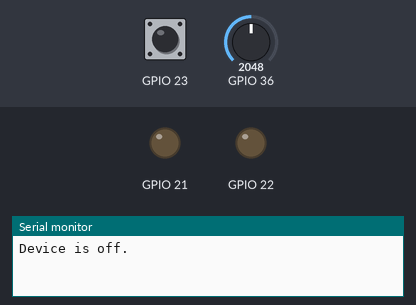
Simulated run of this sketch. Board: ESP32. Parts: output pins drawn as LEDs (lit = HIGH), the last lines printed to the serial monitor. The test bench sets the inputs (shaded band); at power-on: GPIO 23 HIGH, GPIO 36 = 2048. WiFi joins after 1.5 s; servers stay silent unless stated.

Above: at 3.0 s.
3.1 s: GPIO 23 pulled LOW for 0.15 s
At 4.6 s:
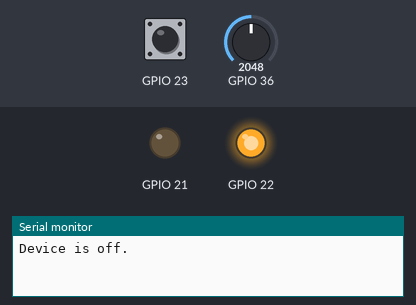
5.3 s: GPIO 36 set to 420
7.0 s: GPIO 36 set to 358
At 8.8 s:
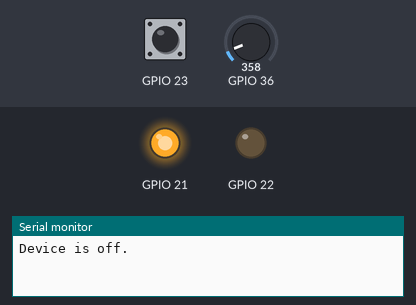
10.8 s: GPIO 23 pulled LOW for 1 s
At 12.2 s:
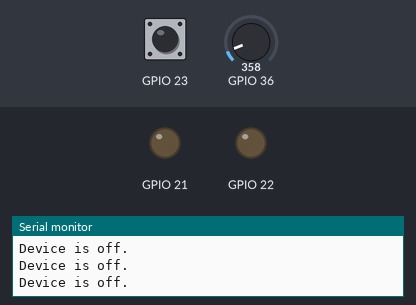
13.3 s: GPIO 23 pulled LOW for 3.2 s
At 14.5 s:
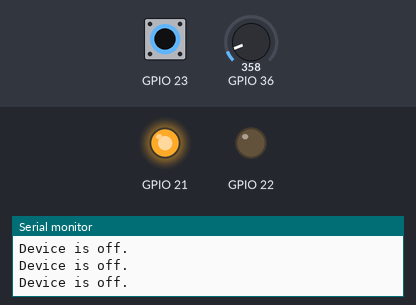
Timing chart, 0 to 16.3 s (numbered marks = the images above; inputs shaded):
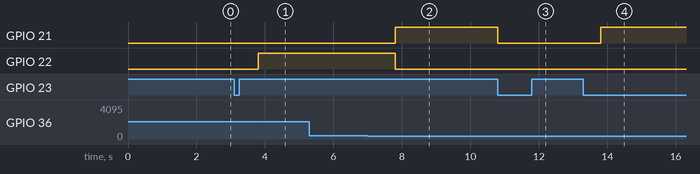

The sketch:

temp_and_blynk.ino
```cpp
/*************************************************************

  This is a simple demo of sending and receiving some data.
  Be sure to check out other examples!
 *************************************************************/

/* Fill-in information from Blynk Device Info here */
#define BLYNK_TEMPLATE_ID "*********"
#define BLYNK_TEMPLATE_NAME "Quickstart Template"
#define BLYNK_AUTH_TOKEN "*INSERT UR OWN*"

/* Comment this out to disable prints and save space */
#define BLYNK_PRINT Serial


#include <WiFi.h>
#include <WiFiClient.h>
#include <BlynkSimpleEsp32.h>

// Your WiFi credentials.
// Set password to "" for open networks.
char ssid[] = "esp32-project";
char pass[] = "*********";

BlynkTimer timer;

float currentTemp;
float setTemp;
bool active = false;

int ON = 1;
int OFF = 0;


void IRAM_ATTR isr() {
  if (active == false) {
    active = true;
  } else if (active == true) {
    active = false;
  }
}

// This function is called every time the device is connected to the Blynk.Cloud
BLYNK_CONNECTED() {
  Blynk.syncVirtual(V1);
}

// This function sends temperature data every second to Virtual Pin 0.
void temperature() {

  // read the millivolts value for pin 36:
  float analogVolts = analogReadMilliVolts(36);

  float celcius = (analogVolts - 500) / 10;

  currentTemp = (celcius * 1.8) + 32.0;

  // You can send any value at any time.
  // Please don't send more that 10 values per second.
  Blynk.virtualWrite(V0, currentTemp);

  // Serial.println("Grabbing set temp from temperature func: ");
  // Serial.println(setTemp);

  if (active == false) {
    Serial.println("Device is off.");

      Blynk.virtualWrite(V2, OFF);
      Blynk.virtualWrite(V3, OFF);

      //Serial.println("Turning on Heater");

      digitalWrite(21, LOW);
      digitalWrite(22, LOW);
  } else {
    if (currentTemp < setTemp) {
      Blynk.virtualWrite(V2, ON);
      Blynk.virtualWrite(V3, OFF);

      //Serial.println("Turning on Heater");

      digitalWrite(21, HIGH);
      digitalWrite(22, LOW);
    } else {
      Blynk.virtualWrite(V2, OFF);
      Blynk.virtualWrite(V3, ON);

      //Serial.println("Turning on AC");

      digitalWrite(21, LOW);
      digitalWrite(22, HIGH);
    }
  }
}


// Get the temperature value set from Blynk
BLYNK_WRITE(V1) {
  float newTemp = param.asFloat();
  String text = "Thermostat received temperature of: ";
  String finalout = text + setTemp;

  Serial.println(finalout);

  setTemp = newTemp;
}

void setup() {
  // Debug console
  Serial.begin(115200);

  pinMode(23, INPUT_PULLUP);

  attachInterrupt(23, isr, FALLING);

  Blynk.begin(BLYNK_AUTH_TOKEN, ssid, pass);
  // You can also specify server:
  //Blynk.begin(BLYNK_AUTH_TOKEN, ssid, pass, "blynk.cloud", 80);
  //Blynk.begin(BLYNK_AUTH_TOKEN, ssid, pass, IPAddress(192,168,1,100), 8080);

  // Setup a function to be called every second
  timer.setInterval(1000L, temperature);

  pinMode(21, OUTPUT);
  pinMode(22, OUTPUT);
}

void loop() {

  Blynk.run();
  timer.run();
  // You can inject your own code or combine it with other sketches.
  // Check other examples on how to communicate with Blynk. Remember
  // to avoid delay() function!
}
```

Measured:
- the behaviour switches between 401 and 400 on GPIO 36 (found by bisection; images 1 and 2)
- after the input at 3.1 s, GPIO 22: LOW → HIGH after 0.71 s
- after the input at 5.3 s, every drawn part: stays the same
- after the input at 7.0 s, GPIO 21: LOW → HIGH after 0.81 s; GPIO 22: HIGH → LOW after 0.81 s
- after the input at 10.8 s, GPIO 21: HIGH → LOW at once
- after the input at 13.3 s, GPIO 21: LOW → HIGH after 0.50 s
